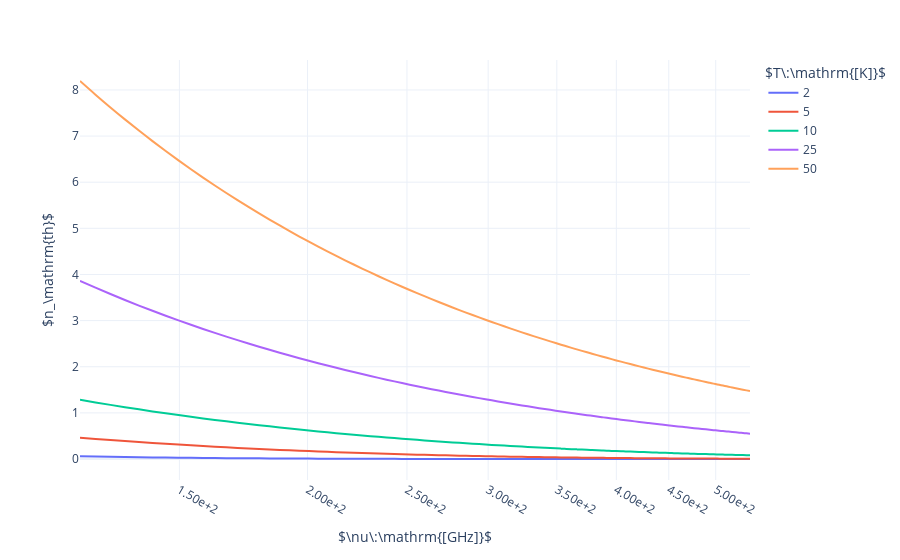

The notebook cell this image was saved under:
### Markdown cell above
The photon number for a thermal blackbody radiator is given by the Bose-Einstein equation {% cite zmuidzinas_2003%}{% cite paul_2004%}

$$\begin{equation}
n_\mathrm{th}\left(\nu,T\right)=\frac{1}{e^{h\nu/k_BT}-1}
\end{equation}$$

Which means that in the region between $220\:{\mathrm{GHz}}$ and $440\:{\mathrm{GHz}}$ for a relatively hot object the photon occupation number is neither fully in the wave limit nor the particle limit.

### Code cell
#hide_input
nu=np.linspace(1.2e11,5.4e11,100)[np.newaxis].T
T=np.array([2, 5,10,25, 50])

n = 1/(np.exp(h*nu/(k_B*T))-1)

df = pd.DataFrame(n)
df.columns = T
df['nu']=nu*1e-9
df.set_index('nu',inplace=True)

plot(df,axis_labels=('$\\nu\:\mathrm{[GHz]}$','$n_\mathrm{th}$','$T\:\mathrm{[K]}$'),hover_labels=('nu','n','T'),plot_type='linlog')
